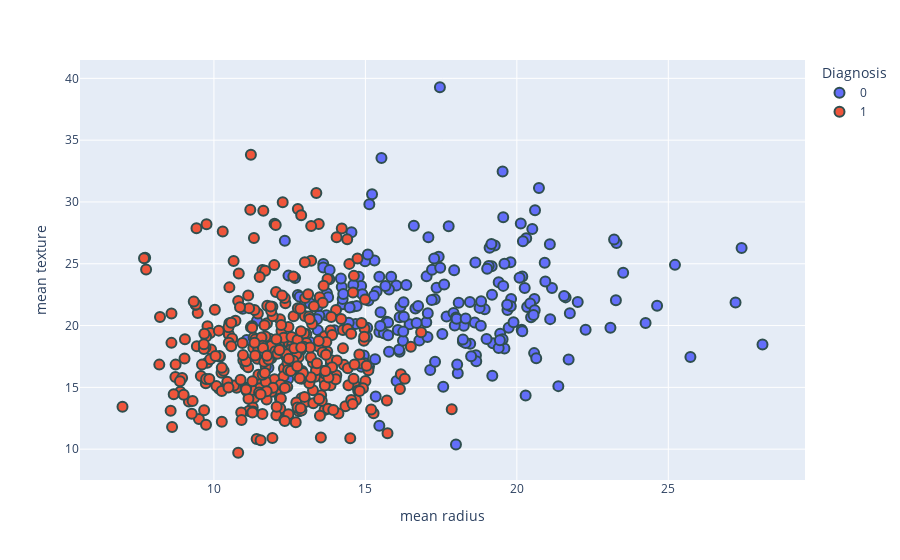

The notebook cell saved with this chart:
### Code cell
produce_scatter_plot(breast_cancer_inputs,
                     breast_cancer_outputs,
                     ['mean radius','mean texture'])

### Figure 1 — Plotly figure (JSON) as saved in the notebook; plotly's stock layout.template omitted (floating-point values rounded to 4 significant figures; data arrays with more than 128 entries replaced by an {"elided": "..."} marker saying what was removed)
{"data": [{"hovertemplate": "Diagnosis=0<br>mean radius=%{x}<br>mean texture=%{y}<extra></extra>", "legendgroup": "0", "marker": {"color": "#636efa", "line": {"color": "DarkSlateGrey", "width": 2}, "size": 10, "symbol": "circle"}, "mode": "markers", "name": "0", "orientation": "v", "showlegend": true, "type": "scatter", "x": {"elided": "212 float values"}, "xaxis": "x", "y": {"elided": "212 float values"}, "yaxis": "y"}, {"hovertemplate": "Diagnosis=1<br>mean radius=%{x}<br>mean texture=%{y}<extra></extra>", "legendgroup": "1", "marker": {"color": "#EF553B", "line": {"color": "DarkSlateGrey", "width": 2}, "size": 10, "symbol": "circle"}, "mode": "markers", "name": "1", "orientation": "v", "showlegend": true, "type": "scatter", "x": {"elided": "357 float values"}, "xaxis": "x", "y": {"elided": "357 float values"}, "yaxis": "y"}], "layout": {"legend": {"title": {"text": "Diagnosis"}, "tracegroupgap": 0}, "margin": {"t": 60}, "xaxis": {"anchor": "y", "domain": [0, 1], "title": {"text": "mean radius"}}, "yaxis": {"anchor": "x", "domain": [0, 1], "title": {"text": "mean texture"}}}}
